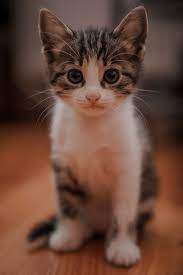
#> input picture cat.jpg, 183 x 275 px
$ python masking.py
#> lines starting #> are read from the running program, lines starting #| are printed output that depends on the picture; after the words box and inside, x2 and y2 are one past the last pixel; in counts of white or black regions, pixels touching at a corner belong together
from copy import copy
from turtle import circle
import cv2 as cv
import numpy as np

img = cv.imread('cat.jpg')
#> img is the input picture: shape (275, 183, 3); mean B, G, R 57.3, 70.6, 104.7
cv.imshow('Image', img)

blank = np.zeros(img.shape[:2], dtype='uint8')
cv.imshow('Blank Image', blank)

# mask = cv.circle(blank, (img.shape[1]//2,img.shape[0]//2-40), 50, 255, -1)
# cv.imshow('Mask', mask)

circle = cv.circle(blank.copy(), (img.shape[1]//2,img.shape[0]//2-40), 50, 255, -1)

rectangle = cv.rectangle(blank.copy(), (30,30), (370,370), 255, -1)

weird_shape = cv.bitwise_and(circle,rectangle)
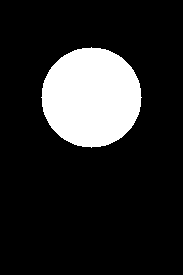
#> circle: shape (275, 183); 15.6% white; 1 white region, box (x1, y1, x2, y2) and area: (41, 47, 142, 148) 7845
cv.imshow('Weird Shape', weird_shape)

masked = cv.bitwise_and(img, img, mask=weird_shape)
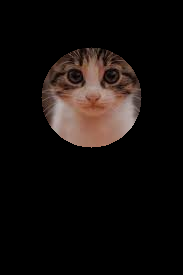
#> masked: shape (275, 183, 3); mean B, G, R 12.6, 14.4, 19.4
cv.imshow('Masked Image', masked)

cv.waitKey(0)

$ run again, with abc.jpg copied over cat.jpg
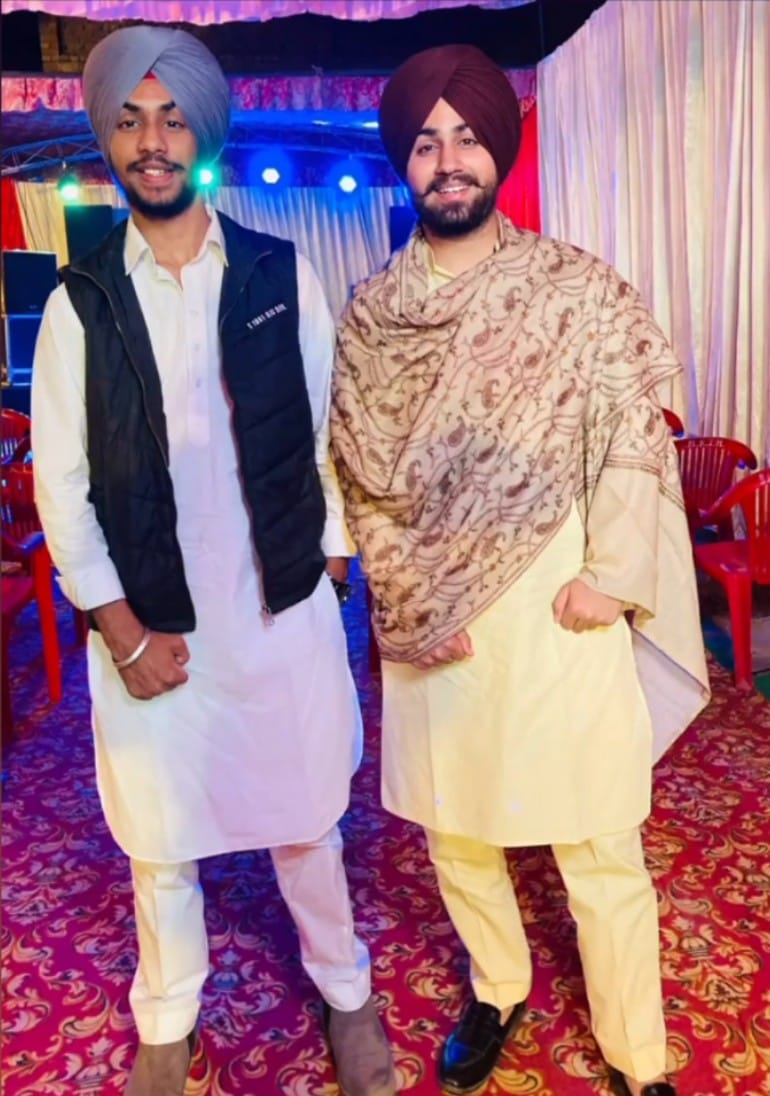
#> input picture abc.jpg, 770 x 1096 px
#> img is the input picture: shape (1096, 770, 3); mean B, G, R 131.5, 116.4, 157.1
#> `weird_shape = cv.bitwise_and(circle,rectangle)`:
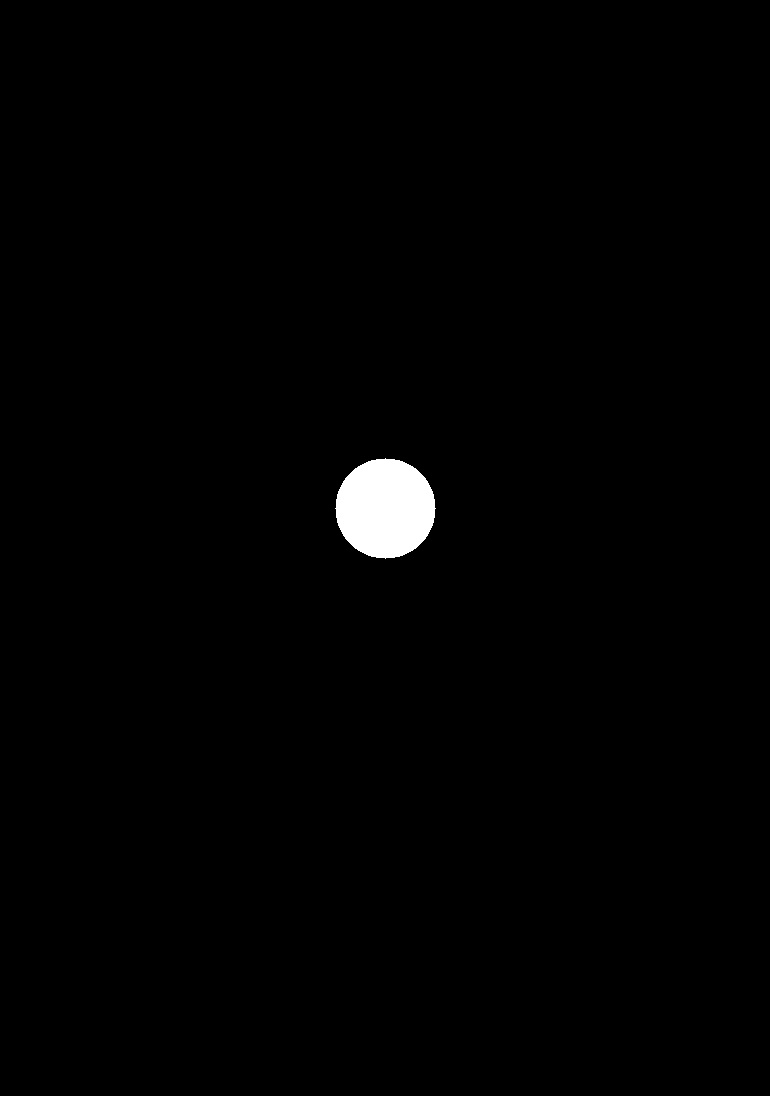
#> circle: shape (1096, 770); 0.93% white; 1 white region, box (x1, y1, x2, y2) and area: (335, 458, 436, 559) 7845
#> masked: shape (1096, 770, 3); every value is 0

$ run again, with dubai.jpg copied over cat.jpg
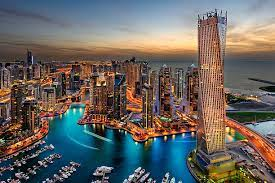
#> input picture dubai.jpg, 275 x 183 px
#> img is the input picture: shape (183, 275, 3); mean B, G, R 97.2, 100.6, 104.2
#> `weird_shape = cv.bitwise_and(circle,rectangle)`:
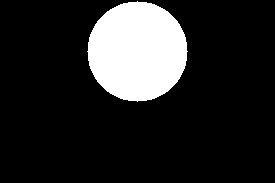
#> circle: shape (183, 275); 15.6% white; 1 white region, box (x1, y1, x2, y2) and area: (87, 1, 188, 102) 7845
#> `masked = cv.bitwise_and(img, img, mask=weird_shape)`:
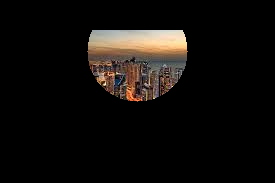
#> masked: shape (183, 275, 3); mean B, G, R 11.6, 13.9, 16.8
